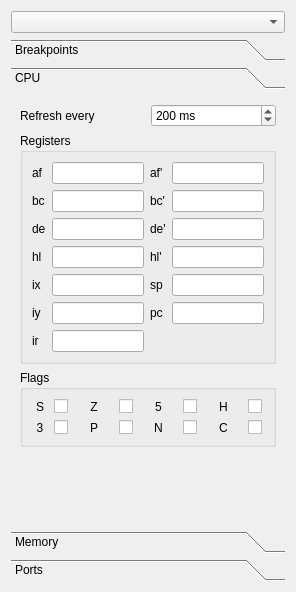
<?xml version="1.0" encoding="UTF-8"?>
<ui version="4.0">
 <class>CalcDebuger</class>
 <widget class="QWidget" name="CalcDebuger">
  <property name="geometry">
   <rect>
    <x>0</x>
    <y>0</y>
    <width>296</width>
    <height>592</height>
   </rect>
  </property>
  <property name="windowTitle">
   <string>Debuger</string>
  </property>
  <layout class="QVBoxLayout" name="verticalLayout_4">
   <item>
    <widget class="QComboBox" name="cbTarget"/>
   </item>
   <item>
    <widget class="QToolBox" name="tbPages">
     <property name="currentIndex">
      <number>1</number>
     </property>
     <widget class="QWidget" name="pageBreakpoints">
      <property name="geometry">
       <rect>
        <x>0</x>
        <y>0</y>
        <width>278</width>
        <height>412</height>
       </rect>
      </property>
      <attribute name="label">
       <string>Breakpoints</string>
      </attribute>
      <layout class="QVBoxLayout" name="verticalLayout_3">
       <item>
        <widget class="QListView" name="lwBreakpoints">
         <property name="sizePolicy">
          <sizepolicy hsizetype="Preferred" vsizetype="Preferred">
           <horstretch>0</horstretch>
           <verstretch>0</verstretch>
          </sizepolicy>
         </property>
        </widget>
       </item>
       <item>
        <widget class="QGroupBox" name="gb_break_trigger">
         <property name="enabled">
          <bool>false</bool>
         </property>
         <property name="title">
          <string>Trigger</string>
         </property>
         <layout class="QGridLayout" name="gridLayout_4">
          <item row="2" column="0">
           <widget class="QLabel" name="label_27">
            <property name="text">
             <string>Start</string>
            </property>
           </widget>
          </item>
          <item row="2" column="1">
           <widget class="QLineEdit" name="le_break_start_addr">
            <property name="inputMask">
             <string>HHHH; </string>
            </property>
           </widget>
          </item>
          <item row="3" column="0">
           <widget class="QLabel" name="label_28">
            <property name="text">
             <string>End</string>
            </property>
           </widget>
          </item>
          <item row="3" column="1">
           <widget class="QLineEdit" name="le_break_end_addr">
            <property name="inputMask">
             <string>HHHH; </string>
            </property>
           </widget>
          </item>
          <item row="4" column="0">
           <widget class="QLabel" name="label_29">
            <property name="text">
             <string>Mask</string>
            </property>
           </widget>
          </item>
          <item row="4" column="1">
           <widget class="QLineEdit" name="le_break_mask_addr">
            <property name="inputMask">
             <string>HHHH; </string>
            </property>
           </widget>
          </item>
          <item row="2" column="2">
           <widget class="QLineEdit" name="le_break_start_page">
            <property name="sizePolicy">
             <sizepolicy hsizetype="Maximum" vsizetype="Fixed">
              <horstretch>0</horstretch>
              <verstretch>0</verstretch>
             </sizepolicy>
            </property>
            <property name="inputMask">
             <string>HH; </string>
            </property>
           </widget>
          </item>
          <item row="3" column="2">
           <widget class="QLineEdit" name="le_break_end_page">
            <property name="sizePolicy">
             <sizepolicy hsizetype="Maximum" vsizetype="Fixed">
              <horstretch>0</horstretch>
              <verstretch>0</verstretch>
             </sizepolicy>
            </property>
            <property name="inputMask">
             <string>HH; </string>
            </property>
           </widget>
          </item>
          <item row="4" column="2">
           <widget class="QLineEdit" name="le_break_mask_page">
            <property name="sizePolicy">
             <sizepolicy hsizetype="Maximum" vsizetype="Fixed">
              <horstretch>0</horstretch>
              <verstretch>0</verstretch>
             </sizepolicy>
            </property>
            <property name="inputMask">
             <string>HH; </string>
            </property>
           </widget>
          </item>
          <item row="1" column="1">
           <widget class="QLabel" name="label_30">
            <property name="text">
             <string>Address</string>
            </property>
            <property name="alignment">
             <set>Qt::AlignCenter</set>
            </property>
           </widget>
          </item>
          <item row="1" column="2">
           <widget class="QLabel" name="label_31">
            <property name="text">
             <string>Page</string>
            </property>
            <property name="alignment">
             <set>Qt::AlignCenter</set>
            </property>
           </widget>
          </item>
          <item row="0" column="1" colspan="2">
           <widget class="QComboBox" name="cb_break_type">
            <item>
             <property name="text">
              <string>Memory read</string>
             </property>
            </item>
            <item>
             <property name="text">
              <string>Memory execute</string>
             </property>
            </item>
            <item>
             <property name="text">
              <string>Memory write</string>
             </property>
            </item>
            <item>
             <property name="text">
              <string>Port read</string>
             </property>
            </item>
            <item>
             <property name="text">
              <string>Port write</string>
             </property>
            </item>
            <item>
             <property name="text">
              <string>Execute</string>
             </property>
            </item>
           </widget>
          </item>
          <item row="0" column="0">
           <widget class="QLabel" name="label_5">
            <property name="text">
             <string>Type</string>
            </property>
           </widget>
          </item>
         </layout>
        </widget>
       </item>
       <item>
        <spacer name="verticalSpacer_2">
         <property name="orientation">
          <enum>Qt::Vertical</enum>
         </property>
         <property name="sizeHint" stdset="0">
          <size>
           <width>20</width>
           <height>40</height>
          </size>
         </property>
        </spacer>
       </item>
       <item>
        <widget class="QPlainTextEdit" name="te_break_script">
         <property name="enabled">
          <bool>false</bool>
         </property>
        </widget>
       </item>
      </layout>
     </widget>
     <widget class="QWidget" name="pageCPU">
      <property name="geometry">
       <rect>
        <x>0</x>
        <y>0</y>
        <width>261</width>
        <height>426</height>
       </rect>
      </property>
      <attribute name="label">
       <string>CPU</string>
      </attribute>
      <layout class="QGridLayout" name="gridLayout_5">
       <item row="0" column="1">
        <widget class="QSpinBox" name="spnRefresh">
         <property name="suffix">
          <string> ms</string>
         </property>
         <property name="maximum">
          <number>10000</number>
         </property>
         <property name="value">
          <number>200</number>
         </property>
        </widget>
       </item>
       <item row="1" column="0" colspan="2">
        <widget class="QGroupBox" name="gbRegisters">
         <property name="title">
          <string>Registers</string>
         </property>
         <layout class="QGridLayout" name="gridLayout">
          <item row="0" column="0">
           <widget class="QLabel" name="label_16">
            <property name="text">
             <string>af</string>
            </property>
           </widget>
          </item>
          <item row="0" column="1" colspan="2">
           <widget class="CalcHexValue" name="le_af">
            <property name="sizePolicy">
             <sizepolicy hsizetype="Maximum" vsizetype="Fixed">
              <horstretch>0</horstretch>
              <verstretch>0</verstretch>
             </sizepolicy>
            </property>
            <property name="maximumSize">
             <size>
              <width>100</width>
              <height>16777215</height>
             </size>
            </property>
            <property name="inputMask">
             <string>HHHH; </string>
            </property>
           </widget>
          </item>
          <item row="0" column="3">
           <widget class="QLabel" name="label_20">
            <property name="text">
             <string>af'</string>
            </property>
           </widget>
          </item>
          <item row="0" column="4" colspan="2">
           <widget class="CalcHexValue" name="le_af_shadow">
            <property name="sizePolicy">
             <sizepolicy hsizetype="Maximum" vsizetype="Fixed">
              <horstretch>0</horstretch>
              <verstretch>0</verstretch>
             </sizepolicy>
            </property>
            <property name="maximumSize">
             <size>
              <width>100</width>
              <height>16777215</height>
             </size>
            </property>
            <property name="inputMask">
             <string>HHHH; </string>
            </property>
           </widget>
          </item>
          <item row="1" column="0">
           <widget class="QLabel" name="label_14">
            <property name="text">
             <string>bc</string>
            </property>
           </widget>
          </item>
          <item row="1" column="1" colspan="2">
           <widget class="CalcHexValue" name="le_bc">
            <property name="sizePolicy">
             <sizepolicy hsizetype="Maximum" vsizetype="Fixed">
              <horstretch>0</horstretch>
              <verstretch>0</verstretch>
             </sizepolicy>
            </property>
            <property name="maximumSize">
             <size>
              <width>100</width>
              <height>16777215</height>
             </size>
            </property>
            <property name="inputMask">
             <string>HHHH; </string>
            </property>
           </widget>
          </item>
          <item row="1" column="3">
           <widget class="QLabel" name="label_18">
            <property name="text">
             <string>bc'</string>
            </property>
           </widget>
          </item>
          <item row="1" column="4" colspan="2">
           <widget class="CalcHexValue" name="le_bc_shadow">
            <property name="sizePolicy">
             <sizepolicy hsizetype="Maximum" vsizetype="Fixed">
              <horstretch>0</horstretch>
              <verstretch>0</verstretch>
             </sizepolicy>
            </property>
            <property name="maximumSize">
             <size>
              <width>100</width>
              <height>16777215</height>
             </size>
            </property>
            <property name="inputMask">
             <string>HHHH; </string>
            </property>
           </widget>
          </item>
          <item row="2" column="0">
           <widget class="QLabel" name="label_15">
            <property name="text">
             <string>de</string>
            </property>
           </widget>
          </item>
          <item row="2" column="1" colspan="2">
           <widget class="CalcHexValue" name="le_de">
            <property name="sizePolicy">
             <sizepolicy hsizetype="Maximum" vsizetype="Fixed">
              <horstretch>0</horstretch>
              <verstretch>0</verstretch>
             </sizepolicy>
            </property>
            <property name="maximumSize">
             <size>
              <width>100</width>
              <height>16777215</height>
             </size>
            </property>
            <property name="inputMask">
             <string>HHHH; </string>
            </property>
           </widget>
          </item>
          <item row="2" column="3">
           <widget class="QLabel" name="label_19">
            <property name="text">
             <string>de'</string>
            </property>
           </widget>
          </item>
          <item row="2" column="4" colspan="2">
           <widget class="CalcHexValue" name="le_de_shadow">
            <property name="sizePolicy">
             <sizepolicy hsizetype="Maximum" vsizetype="Fixed">
              <horstretch>0</horstretch>
              <verstretch>0</verstretch>
             </sizepolicy>
            </property>
            <property name="maximumSize">
             <size>
              <width>100</width>
              <height>16777215</height>
             </size>
            </property>
            <property name="inputMask">
             <string>HHHH; </string>
            </property>
           </widget>
          </item>
          <item row="3" column="0">
           <widget class="QLabel" name="label_13">
            <property name="text">
             <string>hl</string>
            </property>
           </widget>
          </item>
          <item row="3" column="1" colspan="2">
           <widget class="CalcHexValue" name="le_hl">
            <property name="sizePolicy">
             <sizepolicy hsizetype="Maximum" vsizetype="Fixed">
              <horstretch>0</horstretch>
              <verstretch>0</verstretch>
             </sizepolicy>
            </property>
            <property name="maximumSize">
             <size>
              <width>100</width>
              <height>16777215</height>
             </size>
            </property>
            <property name="inputMask">
             <string>HHHH; </string>
            </property>
           </widget>
          </item>
          <item row="3" column="3">
           <widget class="QLabel" name="label_17">
            <property name="text">
             <string>hl'</string>
            </property>
           </widget>
          </item>
          <item row="3" column="4" colspan="2">
           <widget class="CalcHexValue" name="le_hl_shadow">
            <property name="sizePolicy">
             <sizepolicy hsizetype="Maximum" vsizetype="Fixed">
              <horstretch>0</horstretch>
              <verstretch>0</verstretch>
             </sizepolicy>
            </property>
            <property name="maximumSize">
             <size>
              <width>100</width>
              <height>16777215</height>
             </size>
            </property>
            <property name="inputMask">
             <string>HHHH; </string>
            </property>
           </widget>
          </item>
          <item row="4" column="0">
           <widget class="QLabel" name="label_24">
            <property name="text">
             <string>ix</string>
            </property>
           </widget>
          </item>
          <item row="4" column="1" colspan="2">
           <widget class="CalcHexValue" name="le_ix">
            <property name="sizePolicy">
             <sizepolicy hsizetype="Maximum" vsizetype="Fixed">
              <horstretch>0</horstretch>
              <verstretch>0</verstretch>
             </sizepolicy>
            </property>
            <property name="maximumSize">
             <size>
              <width>100</width>
              <height>16777215</height>
             </size>
            </property>
            <property name="inputMask">
             <string>HHHH; </string>
            </property>
           </widget>
          </item>
          <item row="4" column="3">
           <widget class="QLabel" name="label_21">
            <property name="text">
             <string>sp</string>
            </property>
           </widget>
          </item>
          <item row="4" column="4" colspan="2">
           <widget class="CalcHexValue" name="le_sp">
            <property name="sizePolicy">
             <sizepolicy hsizetype="Maximum" vsizetype="Fixed">
              <horstretch>0</horstretch>
              <verstretch>0</verstretch>
             </sizepolicy>
            </property>
            <property name="maximumSize">
             <size>
              <width>100</width>
              <height>16777215</height>
             </size>
            </property>
            <property name="inputMask">
             <string>HHHH; </string>
            </property>
           </widget>
          </item>
          <item row="5" column="0">
           <widget class="QLabel" name="label_23">
            <property name="text">
             <string>iy</string>
            </property>
           </widget>
          </item>
          <item row="5" column="1" colspan="2">
           <widget class="CalcHexValue" name="le_iy">
            <property name="sizePolicy">
             <sizepolicy hsizetype="Maximum" vsizetype="Fixed">
              <horstretch>0</horstretch>
              <verstretch>0</verstretch>
             </sizepolicy>
            </property>
            <property name="maximumSize">
             <size>
              <width>100</width>
              <height>16777215</height>
             </size>
            </property>
            <property name="inputMask">
             <string>HHHH; </string>
            </property>
           </widget>
          </item>
          <item row="5" column="3">
           <widget class="QLabel" name="label_22">
            <property name="text">
             <string>pc</string>
            </property>
           </widget>
          </item>
          <item row="5" column="4" colspan="2">
           <widget class="CalcHexValue" name="le_pc">
            <property name="sizePolicy">
             <sizepolicy hsizetype="Maximum" vsizetype="Fixed">
              <horstretch>0</horstretch>
              <verstretch>0</verstretch>
             </sizepolicy>
            </property>
            <property name="maximumSize">
             <size>
              <width>100</width>
              <height>16777215</height>
             </size>
            </property>
            <property name="inputMask">
             <string>HHHH; </string>
            </property>
           </widget>
          </item>
          <item row="6" column="0">
           <widget class="QLabel" name="label_7">
            <property name="text">
             <string>ir</string>
            </property>
           </widget>
          </item>
          <item row="6" column="1" colspan="2">
           <widget class="CalcHexValue" name="le_ir">
            <property name="sizePolicy">
             <sizepolicy hsizetype="Maximum" vsizetype="Fixed">
              <horstretch>0</horstretch>
              <verstretch>0</verstretch>
             </sizepolicy>
            </property>
            <property name="maximumSize">
             <size>
              <width>100</width>
              <height>16777215</height>
             </size>
            </property>
            <property name="inputMask">
             <string>HHHH; </string>
            </property>
           </widget>
          </item>
         </layout>
        </widget>
       </item>
       <item row="2" column="0" colspan="2">
        <widget class="QGroupBox" name="gbFlags">
         <property name="title">
          <string>Flags</string>
         </property>
         <layout class="QGridLayout" name="gridLayout_2">
          <item row="0" column="0">
           <widget class="QLabel" name="label">
            <property name="text">
             <string>S</string>
            </property>
            <property name="alignment">
             <set>Qt::AlignCenter</set>
            </property>
           </widget>
          </item>
          <item row="0" column="2" colspan="2">
           <widget class="QLabel" name="label_2">
            <property name="text">
             <string>Z</string>
            </property>
            <property name="alignment">
             <set>Qt::AlignCenter</set>
            </property>
           </widget>
          </item>
          <item row="0" column="5" colspan="2">
           <widget class="QLabel" name="label_3">
            <property name="text">
             <string>5</string>
            </property>
            <property name="alignment">
             <set>Qt::AlignCenter</set>
            </property>
           </widget>
          </item>
          <item row="0" column="8" colspan="2">
           <widget class="QLabel" name="label_6">
            <property name="text">
             <string>H</string>
            </property>
            <property name="alignment">
             <set>Qt::AlignCenter</set>
            </property>
           </widget>
          </item>
          <item row="2" column="0">
           <widget class="QLabel" name="label_11">
            <property name="text">
             <string>3</string>
            </property>
            <property name="alignment">
             <set>Qt::AlignCenter</set>
            </property>
           </widget>
          </item>
          <item row="2" column="2" colspan="2">
           <widget class="QLabel" name="label_9">
            <property name="text">
             <string>P</string>
            </property>
            <property name="alignment">
             <set>Qt::AlignCenter</set>
            </property>
           </widget>
          </item>
          <item row="2" column="5" colspan="2">
           <widget class="QLabel" name="label_10">
            <property name="text">
             <string>N</string>
            </property>
            <property name="alignment">
             <set>Qt::AlignCenter</set>
            </property>
           </widget>
          </item>
          <item row="2" column="8" colspan="2">
           <widget class="QLabel" name="label_8">
            <property name="text">
             <string>C</string>
            </property>
            <property name="alignment">
             <set>Qt::AlignCenter</set>
            </property>
           </widget>
          </item>
          <item row="0" column="1">
           <widget class="QCheckBox" name="chk_flag_S">
            <property name="text">
             <string/>
            </property>
           </widget>
          </item>
          <item row="0" column="4">
           <widget class="QCheckBox" name="chk_flag_Z">
            <property name="text">
             <string/>
            </property>
           </widget>
          </item>
          <item row="0" column="7">
           <widget class="QCheckBox" name="chk_flag_5">
            <property name="text">
             <string/>
            </property>
           </widget>
          </item>
          <item row="2" column="4">
           <widget class="QCheckBox" name="chk_flag_P">
            <property name="text">
             <string/>
            </property>
           </widget>
          </item>
          <item row="2" column="7">
           <widget class="QCheckBox" name="chk_flag_N">
            <property name="text">
             <string/>
            </property>
           </widget>
          </item>
          <item row="0" column="10">
           <widget class="QCheckBox" name="chk_flag_H">
            <property name="text">
             <string/>
            </property>
           </widget>
          </item>
          <item row="2" column="1">
           <widget class="QCheckBox" name="chk_flag_3">
            <property name="text">
             <string/>
            </property>
           </widget>
          </item>
          <item row="2" column="10">
           <widget class="QCheckBox" name="chk_flag_C">
            <property name="text">
             <string/>
            </property>
           </widget>
          </item>
         </layout>
        </widget>
       </item>
       <item row="3" column="1">
        <spacer name="verticalSpacer">
         <property name="orientation">
          <enum>Qt::Vertical</enum>
         </property>
         <property name="sizeHint" stdset="0">
          <size>
           <width>20</width>
           <height>40</height>
          </size>
         </property>
        </spacer>
       </item>
       <item row="0" column="0">
        <widget class="QLabel" name="label_4">
         <property name="text">
          <string>Refresh every</string>
         </property>
        </widget>
       </item>
      </layout>
     </widget>
     <widget class="QWidget" name="pageMemory">
      <property name="geometry">
       <rect>
        <x>0</x>
        <y>0</y>
        <width>278</width>
        <height>412</height>
       </rect>
      </property>
      <attribute name="label">
       <string>Memory</string>
      </attribute>
      <layout class="QVBoxLayout" name="verticalLayout_2">
       <item>
        <widget class="QGroupBox" name="groupBox_3">
         <property name="title">
          <string>Mapping</string>
         </property>
         <layout class="QGridLayout" name="gridLayout_3">
          <item row="0" column="0">
           <widget class="QLabel" name="label_12">
            <property name="text">
             <string>Bank A</string>
            </property>
           </widget>
          </item>
          <item row="0" column="1">
           <widget class="CalcHexValue" name="le_bankA">
            <property name="sizePolicy">
             <sizepolicy hsizetype="Maximum" vsizetype="Fixed">
              <horstretch>0</horstretch>
              <verstretch>0</verstretch>
             </sizepolicy>
            </property>
            <property name="maximumSize">
             <size>
              <width>100</width>
              <height>16777215</height>
             </size>
            </property>
            <property name="inputMask">
             <string>HH; </string>
            </property>
           </widget>
          </item>
          <item row="0" column="3">
           <widget class="QLabel" name="lbl_bankA">
            <property name="text">
             <string>Flash</string>
            </property>
           </widget>
          </item>
          <item row="1" column="0">
           <widget class="QLabel" name="label_25">
            <property name="text">
             <string>Bank B</string>
            </property>
           </widget>
          </item>
          <item row="1" column="1">
           <widget class="CalcHexValue" name="le_bankB">
            <property name="sizePolicy">
             <sizepolicy hsizetype="Maximum" vsizetype="Fixed">
              <horstretch>0</horstretch>
              <verstretch>0</verstretch>
             </sizepolicy>
            </property>
            <property name="maximumSize">
             <size>
              <width>100</width>
              <height>16777215</height>
             </size>
            </property>
            <property name="inputMask">
             <string>HH; </string>
            </property>
           </widget>
          </item>
          <item row="1" column="3">
           <widget class="QLabel" name="lbl_bankB">
            <property name="text">
             <string>RAM</string>
            </property>
           </widget>
          </item>
          <item row="2" column="0">
           <widget class="QLabel" name="label_26">
            <property name="text">
             <string>Bank C</string>
            </property>
           </widget>
          </item>
          <item row="2" column="1">
           <widget class="CalcHexValue" name="le_bankC">
            <property name="sizePolicy">
             <sizepolicy hsizetype="Maximum" vsizetype="Fixed">
              <horstretch>0</horstretch>
              <verstretch>0</verstretch>
             </sizepolicy>
            </property>
            <property name="maximumSize">
             <size>
              <width>100</width>
              <height>16777215</height>
             </size>
            </property>
            <property name="inputMask">
             <string>HH; </string>
            </property>
           </widget>
          </item>
          <item row="2" column="3">
           <widget class="QLabel" name="lbl_bankC">
            <property name="text">
             <string>RAM</string>
            </property>
           </widget>
          </item>
          <item row="0" column="2" rowspan="3">
           <spacer name="horizontalSpacer_3">
            <property name="orientation">
             <enum>Qt::Horizontal</enum>
            </property>
            <property name="sizeHint" stdset="0">
             <size>
              <width>40</width>
              <height>20</height>
             </size>
            </property>
           </spacer>
          </item>
         </layout>
        </widget>
       </item>
       <item>
        <widget class="QCheckBox" name="chk_flash_lock">
         <property name="text">
          <string>Flash locked</string>
         </property>
        </widget>
       </item>
       <item>
        <widget class="QGroupBox" name="groupBox_4">
         <property name="sizePolicy">
          <sizepolicy hsizetype="Preferred" vsizetype="Expanding">
           <horstretch>0</horstretch>
           <verstretch>0</verstretch>
          </sizepolicy>
         </property>
         <property name="title">
          <string>HexView</string>
         </property>
        </widget>
       </item>
      </layout>
     </widget>
     <widget class="QWidget" name="pagePorts">
      <property name="geometry">
       <rect>
        <x>0</x>
        <y>0</y>
        <width>278</width>
        <height>412</height>
       </rect>
      </property>
      <attribute name="label">
       <string>Ports</string>
      </attribute>
     </widget>
    </widget>
   </item>
  </layout>
 </widget>
 <customwidgets>
  <customwidget>
   <class>CalcHexValue</class>
   <extends>QLineEdit</extends>
   <header>calchexvalue.h</header>
  </customwidget>
 </customwidgets>
 <resources/>
 <connections/>
</ui>
